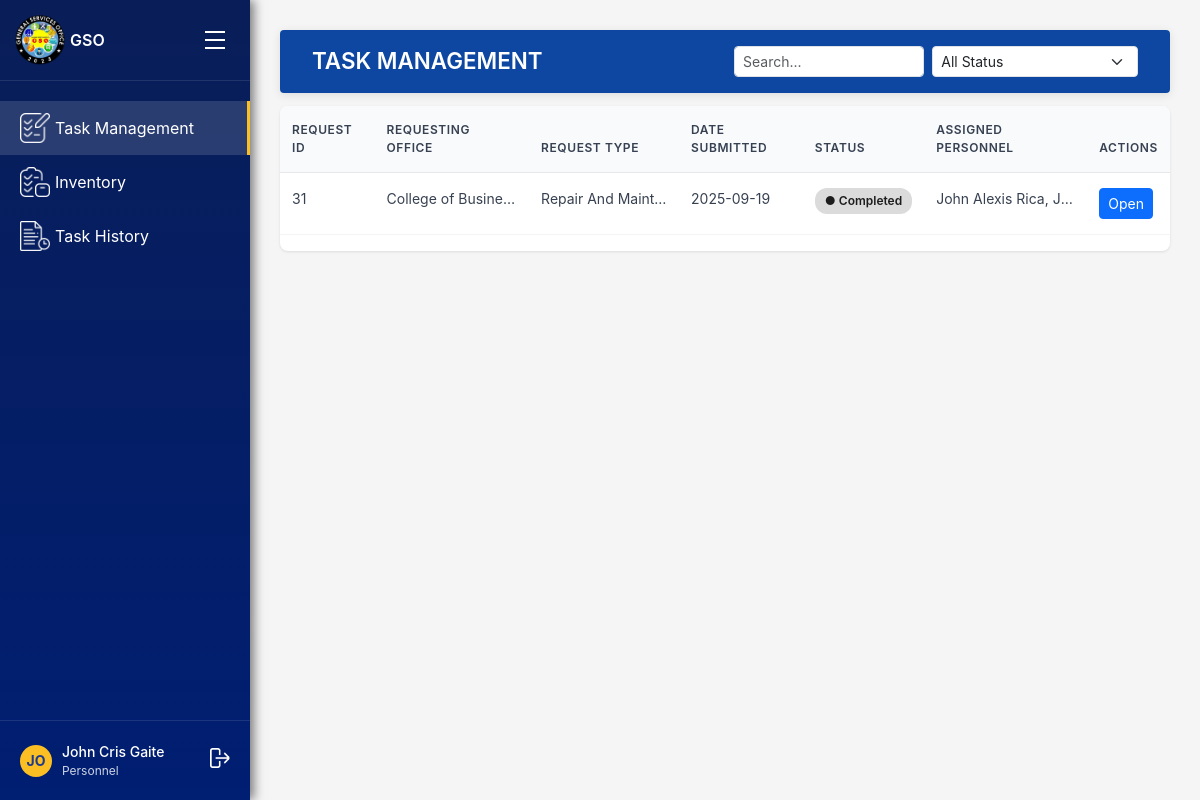
The page /requests/personnel/ (signed in) on the database as committed earlier.
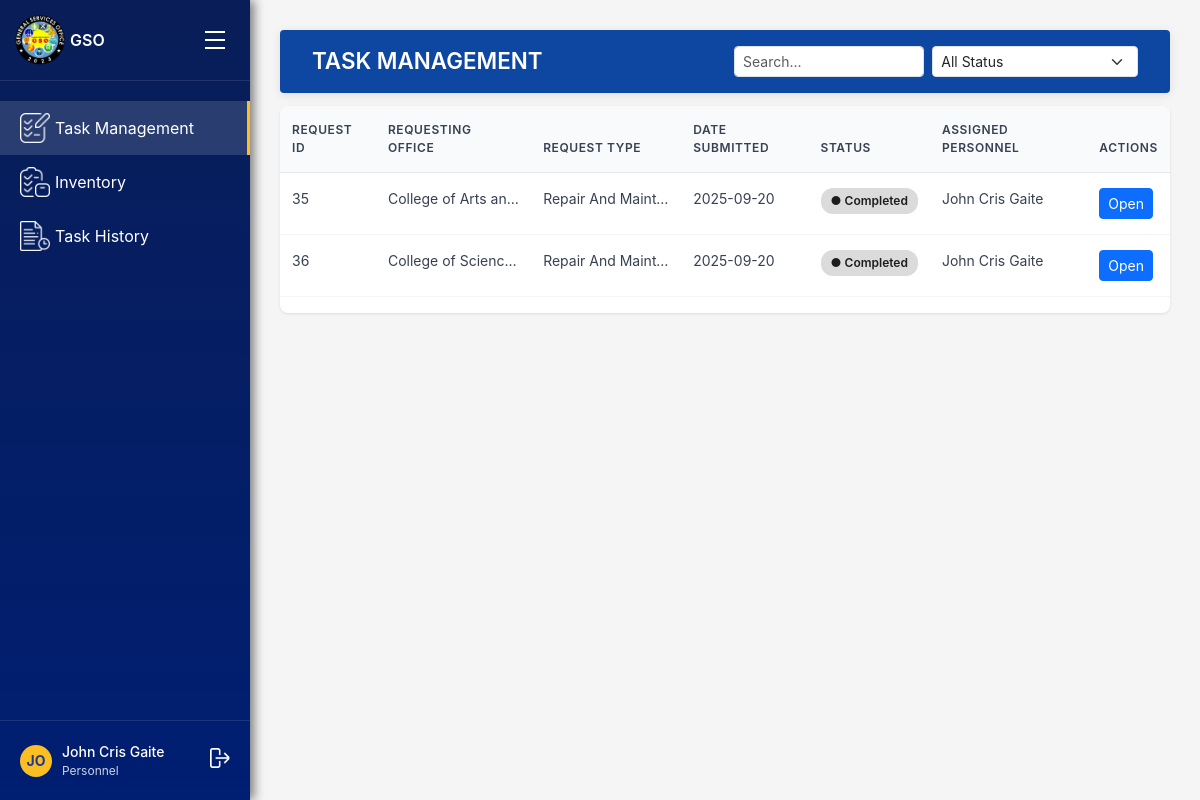
The same page on the database as committed later.
### requests/models.py (models this page shows, shortened)
class ServiceRequest(models.Model):
    UNIT_CHOICES = [
        ('repair and maintenance', 'Repair and Maintenance'),
        ('utility', 'Utility'),
        ('electrical', 'Electrical'),
        ('motorpool', 'Motorpool'),
    ]
    STATUS_CHOICES = [
        ("Pending", "Pending"),
        ("Approved", "Approved"),
        ("In Progress", "In Progress"),
        ("Done for Review", "Done for Review"),
        ("Completed", "Completed"),
        ("cancelled", "Cancelled"),
    ]
    requestor = models.ForeignKey(
        settings.AUTH_USER_MODEL,
        on_delete=models.CASCADE,
        related_name='requests'
    )
    unit = models.CharField(max_length=50, choices=UNIT_CHOICES)
    description = models.TextField()
    status = models.CharField(max_length=20, choices=STATUS_CHOICES, default="Pending")
    created_at = models.DateTimeField(auto_now_add=True)
    completed_at = models.DateTimeField(null=True, blank=True)
    department = models.CharField(max_length=100, blank=True, null=True)
    full_name = models.CharField(max_length=255, blank=True, null=True)  # <-- add this
    email = models.EmailField(blank=True, null=True)  # optional if you want to save
    contact_number = models.CharField(max_length=50, blank=True, null=True)  # optional
    assigned_personnel = models.ManyToManyField(
        settings.AUTH_USER_MODEL,
        blank=True,
        related_name="assigned_requests"
    )
    materials = models.ManyToManyField(
        InventoryItem,              # use import
        through='RequestMaterial',
        blank=True,
        related_name="requests"
    )

### accounts/models.py (models this page shows, shortened)
class User(AbstractUser):
    ROLE_CHOICES = [
        ('gso', 'GSO Office'),       # Admin of the system
        ('unit_head', 'Unit Head'),
        ('personnel', 'Personnel'),
        ('requestor', 'Requestor'),  # Departments (Registrar, Cashier, etc.)
    ]
    UNIT_CHOICES = [
        ('repair and maintenance', 'Repair and Maintenance'),
        ('electrical', 'Electrical'),
        ('utility', 'Utility'),
        ('motorpool', 'Motorpool'),
    ]
    STATUS_CHOICES = [
        ('active', 'Active'),
        ('inactive', 'Inactive'),
    ]
    account_status = models.CharField(max_length=10, choices=STATUS_CHOICES, default='active')
    role = models.CharField(max_length=20, choices=ROLE_CHOICES)
    unit = models.CharField(max_length=50, choices=UNIT_CHOICES, blank=True, null=True)
    department = models.CharField(max_length=255, blank=True, null=True)

### requests/views.py (the view)
# urls.py: path('personnel/', views.personnel_task_management, name='personnel-dashboard'),
@login_required
def personnel_task_management(request):
    tasks = ServiceRequest.objects.filter(assigned_personnel=request.user).distinct()
    search_query = request.GET.get("user_status")
    if search_query:
        tasks = tasks.filter(
            Q(requestor__department__icontains=search_query) |
            Q(full_name__icontains=search_query) |
            Q(description__icontains=search_query)
        )
    status_filter = request.GET.get("status")
    if status_filter:
        tasks = tasks.filter(status=status_filter)
    return render(
        request,
        "personnel/personnel_task_management/personnel_task_management.html",
        {"tasks": tasks}
    )

### templates/personnel/personnel_task_management/personnel_task_management.html (shortened to what this page needs)
{% extends "personnel/personnel_base_dashboard.html" %}
{% block main_content %}
<div class="header d-flex align-items-center justify-content-between">
  <h1 class="page-title">TASK MANAGEMENT</h1>
  <form method="get" class="d-flex gap-2">
    <input
      type="text"
      name="user_status"
      class="form-control form-control-sm"
      placeholder="Search..."
      value="{{ request.GET.user_status }}"
    >
    <select name="status" class="form-select form-select-sm" onchange="this.form.submit()">
    <option value="">All Status</option>
    </select>
  </form>
</div>
<div class="table-container">
    <table class="table">
        <thead>
            <tr>
                <th>REQUEST ID</th>
                <th>REQUESTING OFFICE</th>
                <th>REQUEST TYPE</th>
                <th>DATE SUBMITTED</th>
                <th>STATUS</th>
                <th>ASSIGNED PERSONNEL</th>
                <th>ACTIONS</th>
            </tr>
        </thead>
        <tbody>
            {% for task in tasks %}
            <tr>
                <td>{{ task.id }}</td>
                <td>{{ task.requestor.department }}</td>
                <td>{{ task.unit|title }}</td>
                <td>{{ task.created_at|date:"Y-m-d" }}</td>
                <td>
                    {% if task.status == "Pending" %}
                      <span class="status-badge status-pending">● Pending</span>
                    {% elif task.status == "Approved" %}
                      <span class="status-badge status-approved">● Approved</span>
                    {% elif task.status == "In Progress" %}
                      <span class="status-badge status-inprogress">● In Progress</span>
                    {% elif task.status == "Done for Review" %}
                      <span class="status-badge status-doneforreview">● Done for Review</span>
                    {% elif task.status == "Completed" %}
                      <span class="status-badge status-completed">● Completed</span>
                    {% elif task.status == "Cancelled" %}
                      <span class="status-badge status-cancelled">● Cancelled</span>
                    {% else %}
                      <span class="status-badge">{{ task.status }}</span>
                    {% endif %}
                  </td>
                  <td>
                    {% if task.assigned_personnel.all %}
                      {% for p in task.assigned_personnel.all %}
                        {{ p.get_full_name|default:p.username }}{% if not forloop.last %}, {% endif %}
                      {% endfor %}
                    {% else %}
                      Unassigned
                    {% endif %}
                  </td>
                <td>
                    <form action="{% url 'personnel_task_detail' task.id %}" method="get" style="display:inline;">
                        <button type="submit" class="btn btn-sm btn-primary">Open</button>
                    </form>
                </td>
            </tr>
            {% empty %}
            <tr>
                <td colspan="7" class="text-center">No tasks assigned to you.</td>
            </tr>
            {% endfor %}
        </tbody>
    </table>
</div>
{% endblock %}

### templates/personnel/personnel_base_dashboard.html (shortened to what this page needs)
{% load static %}
<!DOCTYPE html>
<html lang="en">
<head>
  <link href="https://cdn.jsdelivr.net/npm/bootstrap@5.3.3/dist/css/bootstrap.min.css" rel="stylesheet">
  <link rel="stylesheet" href="{% static 'css/gso_dashboard.css' %}" />
</head>
<body>
    <div class="sidebar" id="sidebar">
        <div class="logo-section">
            <div class="logo">
                <img src="{% static 'images/gso_logo.png' %}" alt="General Services Office Logo">
            </div>
            <span style="font-weight: 600;">GSO</span>
            <div class="hamburger" id="sidebarToggle">
                <div class="bar"></div>
                <div class="bar"></div>
                <div class="bar"></div>
            </div>
        </div>
    {% url 'personnel_task_management' as personnel_task_management_url %}
    {% url 'personnel_inventory' as personnel_inventory_url %}
    {% url 'personnel_history' as personnel_history_url %}
    <div class="nav-menu">
        <a href="{{ personnel_task_management_url }}" class="nav-link">
            <div class="nav-item {% if request.path == personnel_task_management_url or request.path == '/requests/personnel/' %}active{% endif %}">
                <div class="nav-icon">
                    <img src="{% static 'images/personnel/task.png' %}" alt="Task Management">
                </div>
                <span>Task Management</span>
            </div>
        </a>
        <a href="{{ personnel_inventory_url }}" class="nav-link">
            <div class="nav-item {% if request.path == personnel_inventory_url %}active{% endif %}">
                <div class="nav-icon">
                    <img src="{% static 'images/unit_head/inventory_icon.png' %}" alt="Accomplishment Report">
                </div>
                <span>Inventory</span>
            </div>
        </a>
        <a href="{{ personnel_history_url }}" class="nav-link">
            <div class="nav-item {% if request.path == personnel_history_url %}active{% endif %}">
                <div class="nav-icon">
                    <img src="{% static 'images/unit_head/request_history.png' %}" alt="Requests History">
                </div>
                <span>Task History</span>
            </div>
        </a>
    </div>
    <div class="user-section">
        <div class="user-avatar">
            {{ user.first_name|default:user.username|slice:":2"|upper }}
        </div>
        <div class="user-info">
            <div class="user-name">{{ user.get_full_name|default:user.username }}</div>
            <div class="user-role">{{ user.get_role_display }}</div>
        </div>
        <div class="logout-icon" style="margin-left: auto; cursor: pointer;">
            <form method="post" action="{% url 'logout' %}" style="display: inline;">
                <button type="submit" style="background: none; border: none; color: inherit; cursor: pointer;">
                    <img src="{% static 'images/logout.png' %}" alt="Logout">
                </button>
            </form>
        </div>
    </div>
</div>
<div class="main-content">
    {% block main_content %}{% endblock %}
</div>
</body>
</html>

Rows that differ between the two databases and show on the page:
removed ServiceRequest: id "31", requestor.department "College of Busine…", unit "Repair And Maint…", created_at "2025-09-19", status "● Completed", User (get_full_name "J…")
no longer on this page (row unchanged): User: get_full_name "John Alexis Rica", shown under "31"
added ServiceRequest: id "35", requestor.department "College of Arts an…", unit "Repair And Maint…", created_at "2025-09-20", status "● Completed", User (get_full_name "John Cris Gaite")
added ServiceRequest: id "36", requestor.department "College of Sciences", unit "Repair And Maint…", created_at "2025-09-20", status "● Completed", User (get_full_name "John Cris Gaite")
